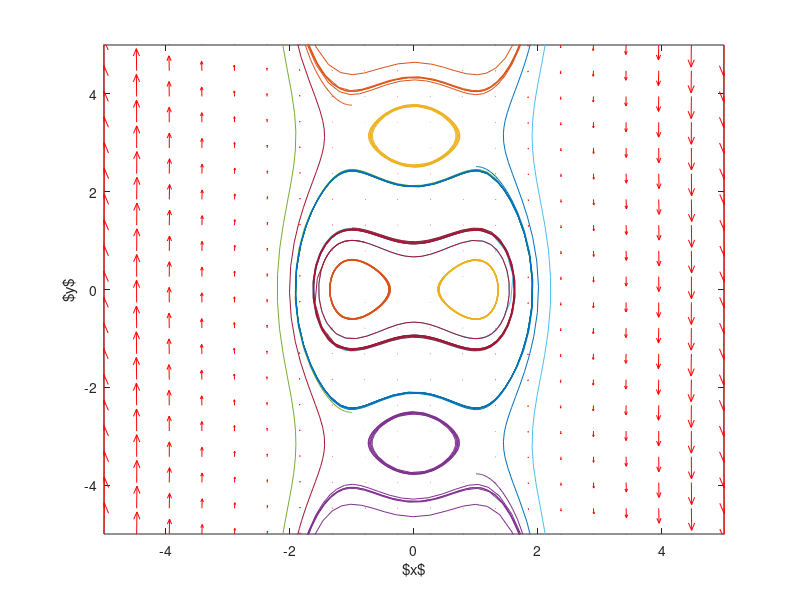

Write the MATLAB code that produced this figure. (Note: this script raises an error after producing the figure.)
clear all
close all
clc

f = @(t,Y) [sin(Y(2)); Y(1)-Y(1)^3];

y1 = linspace(-5,5,20);
y2 = linspace(-5,5,20);

% creates two matrices one for all the x-values on the grid, and one for
% all the y-values on the grid. Note that x and y are matrices of the same
% size and shape, in this case 20 rows and 20 columns
[x,y] = meshgrid(y1,y2);
%size(x)
%size(y)

u = zeros(size(x));
v = zeros(size(x));

% we can use a single loop over each element to compute the derivatives at
% each point (y1, y2)
t=0; % we want the derivatives at each point at t=0, i.e. the starting time
for i = 1:numel(x)
    Yprime = f(t,[x(i); y(i)]);
    u(i) = Yprime(1);
    v(i) = Yprime(2);
end

quiver(x,y,u,v,'r'); figure(gcf)
xlabel('$x$')
ylabel('$y$')
axis([-5 5 -5 5]);

y20 = [1 -1 1 -1 1 -1 0 0 -2.2 2.2 -2 2 -1 1;-3*pi/2.5 -2*pi/2.5 -1*pi/2.5 1*pi/2.5 2*pi/2.5 3*pi/2.5 2.5 -2.5 -6 6 -6 6 0.6 0.6];
s = size(y20);
s = s(2);
hold on
for i = 1:s
    [ts,ys] = ode45(f,[0,50],[y20(1,i);y20(2,i)]);
    plot(ys(:,1),ys(:,2))
    %plot(ys(1,1),ys(1,2),'bo') % starting point
    %plot(ys(end,1),ys(end,2),'ks') % ending point
end
hold off

set(gcf, 'Position', [1 1 400 400])
matlabfrag('q3b')